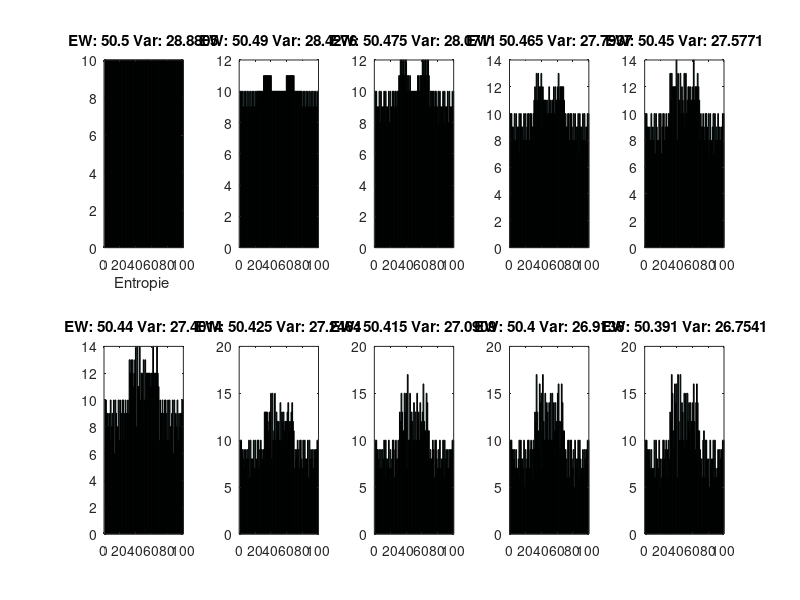

The MATLAB script that drew this image:
function histogram()
    first = [1 1 1 1 1 1 1 1 1 1];
    histog = first;
    for i = 2:100
        histog = [histog first*i];
    end
    
    ew =  mean(histog);
    var = std(histog);
    
    subplot(2, 5,1);
    hist(histog, 100);
    
    mean(histog)
    std(histog)
    
    title(['EW: ' num2str(ew) ' Var: ' num2str(var)]);
    xlabel(['Entropie ' ]);
    
    for i = 2:10
        for j = 1:10
            histog(find(histog == (1+j*i),1, 'first'))= floor(30+j*i/2);
        end
        for j = 1:10
            histog(find(histog == (100-j*i),1, 'first'))= floor(70-j*i/2);
        end
        subplot(2, 5,i);
        hist(histog, 100);
        title(['EW: ' num2str(mean(histog)) ' Var: ' num2str(std(histog))]);
    end
end